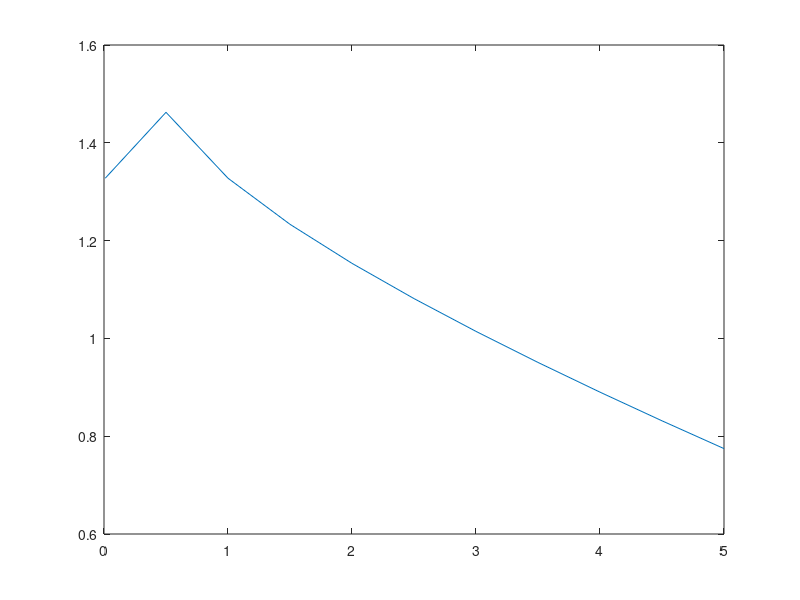
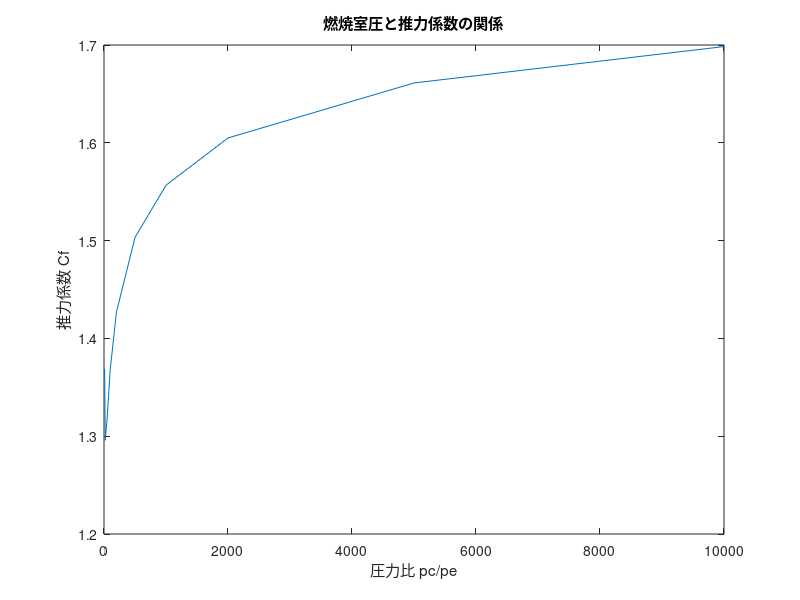

MATLAB code for these plots, in order: (Note: this script raises an error after producing the figures.)
clear; close all; clc;

k = 1.177; %Propep 3での計算値(KNSB) ストイキ
Pc = 1.31; %[MPa] Nakkaのグラフの値。OpenMotorでも同様の値(KNSB)。
rstar = 12; %mm
%re = 50; %mm
re = 25; %mm
Astar = pi*rstar^2;
Ae = pi*re^2;
e = Ae/Astar;
pa = 0.1013; %[MPa] 背圧は大気圧

figure();
p0_pa = Pc/pa;
fprintf('p0_pa: %.2f\n',p0_pa);
sigma_star = sqrt(k*(2/(k+1))^((k+1)/(k-1)));

pa_pe = [0.01 0.5 1 1.5 2 2.5 3 3.5 4 4.5 5];
pe = pa./pa_pe;
K = 2*k/(k-1);
a = sigma_star * sqrt(K*(1-(pa/Pc)^((k-1)/k)));
b1 = sqrt(K*(1-(pe./Pc).^((k-1)/k)));
b = sigma_star * (pe./Pc-pa/Pc)./((pe./Pc).^(1/k).*b1);
Cf = a + b;

plot(pa_pe,Cf);


figure();
pc_pe = [10,20,50,100,200,500,1000,2000,5000,10000];
pe = Pc./pc_pe;
Cf = sqrt(2*k^2/(k-1)*(2/(k+1))^((k+1)/(k-1))*(1-(pe./Pc).^((k-1)/k)))+...
       (pe-pa)./Pc*e;
plot(pc_pe,Cf);
title('燃焼室圧と推力係数の関係');
xlabel('圧力比 pc/pe');
ylabel('推力係数 Cf')
big;
grid;
